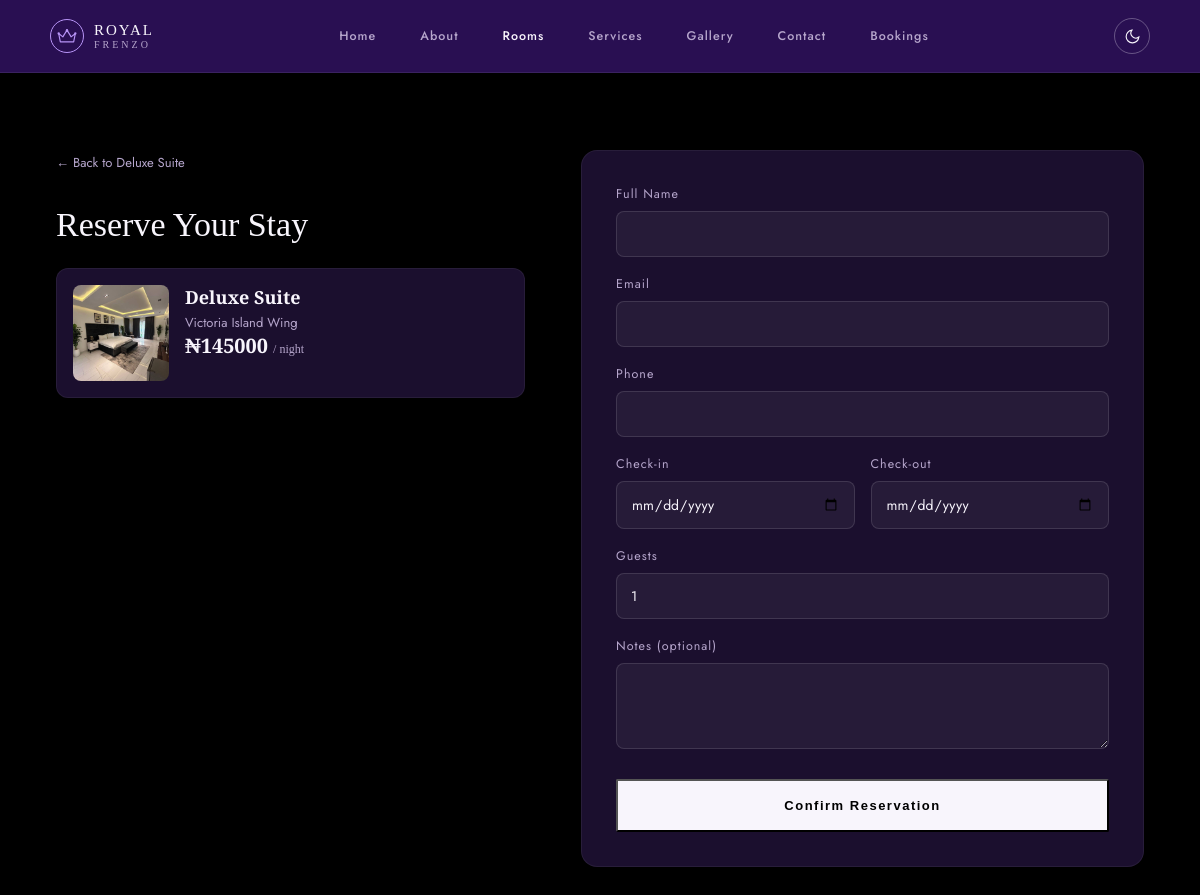
/booking/create/deluxe-suite/, run on the app's committed database.
### core/models.py (models this page shows, shortened)
class Room(models.Model):
    CATEGORY_CHOICES = [
        ('suite', 'Suite'),
        ('penthouse', 'Penthouse'),
        ('studio', 'Studio'),
    ]
    name = models.CharField(max_length=120)
    slug = models.SlugField(max_length=140, unique=True)
    category = models.CharField(max_length=20, choices=CATEGORY_CHOICES)
    location = models.CharField(max_length=150, blank=True)
    price_per_night = models.DecimalField(max_digits=10, decimal_places=2)
    beds = models.PositiveSmallIntegerField(default=1)
    baths = models.PositiveSmallIntegerField(default=1)
    sqft = models.PositiveIntegerField(default=0)
    rating = models.DecimalField(max_digits=2, decimal_places=1, default=4.8)
    short_description = models.CharField(max_length=200, blank=True)
    description = models.TextField(blank=True)
    image = models.ImageField(upload_to='rooms/', blank=True, null=True)
    is_featured = models.BooleanField(default=False)
    created_at = models.DateTimeField(auto_now_add=True)
    class Meta:
        ordering = ['-is_featured', 'name']
    def get_absolute_url(self):
        return reverse('core:room_detail', kwargs={'slug': self.slug})

### core/views.py (the view, shortened to what this page needs)
# urls.py: path('booking/create/<slug:slug>/',views.booking_create, name='booking_create'),
def booking_create(request, slug):
    room = get_object_or_404(Room, slug=slug)
    return render(request, 'booking.html', {'room': room})

### core/templates/booking.html (shortened to what this page needs)
{% extends "base.html" %}
{% load static %}
{% block content %}
{% include "_navbar.html" with active_page="rooms" %}
<section class="booking-page">
  <div class="booking-summary">
    <a href="{{ room.get_absolute_url }}" class="back-link">← Back to {{ room.name }}</a>
    <h1>Reserve Your Stay</h1>
    <div class="booking-room-card">
      {% if room.image %}
        <img src="{{ room.image.url }}" alt="{{ room.name }}">
      {% endif %}
      <div>
        <h3>{{ room.name }}</h3>
        <p class="room-location">{{ room.location }}</p>
        <div class="room-price">₦{{ room.price_per_night|floatformat:0 }} <span>/ night</span></div>
      </div>
    </div>
  </div>
  <form method="post" class="booking-form">
    <div class="form-row">
      <label>Full Name</label>
      <input type="text" name="full_name" required>
    </div>
    <div class="form-row">
      <label>Email</label>
      <input type="email" name="email" required>
    </div>
    <div class="form-row">
      <label>Phone</label>
      <input type="tel" name="phone">
    </div>
    <div class="form-row split">
      <div>
        <label>Check-in</label>
        <input type="date" name="check_in" required>
      </div>
      <div>
        <label>Check-out</label>
        <input type="date" name="check_out" required>
      </div>
    </div>
    <div class="form-row">
      <label>Guests</label>
      <input type="number" name="guests" min="1" value="1">
    </div>
    <div class="form-row">
      <label>Notes (optional)</label>
      <textarea name="notes" rows="3"></textarea>
    </div>
    <button type="submit" class="btn-primary full-width">Confirm Reservation</button>
  </form>
</section>
{% endblock  %}

### core/static/css/style.css (style rules this page uses)
:root { --bg-deep: #000000; --bg-panel: #1B0F2E; --nav-bg: rgba(76, 29, 149, 0.55); --violet: #8B5CF6; --violet-soft: #B794F6; --lilac: #E4D8FA; --white: #F8F5FC; --muted: #B6A6CC; }
* { margin: 0; padding: 0; box-sizing: border-box; }
body { background: var(--bg-deep); color: var(--white); font-family: 'Jost', sans-serif; transition: background .25s ease, color .25s ease; }
a { text-decoration: none; color: inherit; }
.btn-primary { display: inline-flex; align-items: center; gap: 12px; background: var(--white); color: var(--bg-deep); padding: 17px 32px; font-size: 13px; font-weight: 600; letter-spacing: 1.5px; border-radius: 2px; transition: background .2s ease, transform .2s ease; }
.room-location { font-size: 13px; color: var(--muted); margin-top: 4px; }
.room-price { font-family: 'Cormorant Garamond', serif; font-size: 20px; font-weight: 600; color: var(--white); }
.room-price span { font-size: 12px; font-weight: 400; color: var(--muted); }
.back-link { display: inline-block; font-size: 13px; color: var(--muted); margin-bottom: 20px; }
.booking-page { padding: 150px 56px 100px; width: 100%; margin: 0 auto; display: grid; grid-template-columns: 1fr 1.2fr; gap: 56px; align-items: start; }
.booking-summary h1 { font-family: 'Cormorant Garamond', serif; font-size: 34px; font-weight: 500; margin: 14px 0 24px; }
.booking-room-card { display: flex; gap: 16px; background: var(--bg-panel); border-radius: 12px; padding: 16px; border: 1px solid rgba(255,255,255,0.06); }
.booking-room-card img { width: 96px; height: 96px; object-fit: cover; border-radius: 8px; }
.booking-room-card h3 { font-family: 'Cormorant Garamond', serif; font-size: 18px; margin-bottom: 4px; }
.booking-form { background: var(--bg-panel); border-radius: 16px; padding: 34px; border: 1px solid rgba(255,255,255,0.06); }
.form-row { margin-bottom: 18px; }
.form-row.split { display: grid; grid-template-columns: 1fr 1fr; gap: 16px; }
.form-row label { display: block; font-size: 12.5px; letter-spacing: 1px; color: var(--muted); margin-bottom: 8px; }
.form-row input, .form-row textarea { width: 100%; background: rgba(255,255,255,0.05); border: 1px solid rgba(255,255,255,0.12); border-radius: 8px; padding: 12px 14px; color: var(--white); font-family: 'Jost', sans-serif; font-size: 14px; }
.btn-primary.full-width { width: 100%; justify-content: center; margin-top: 6px; }

### data on the page
Room: name "Deluxe Suite", image (picture), location "Victoria Island Wing", price_per_night "145000"
